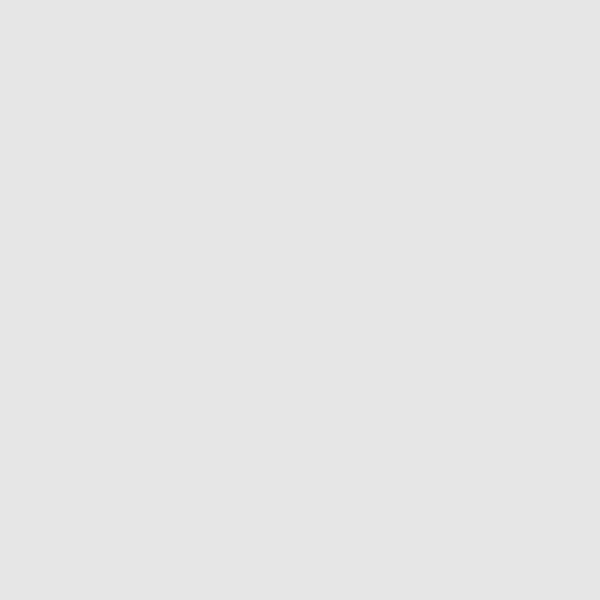
Frame 1 (no input)
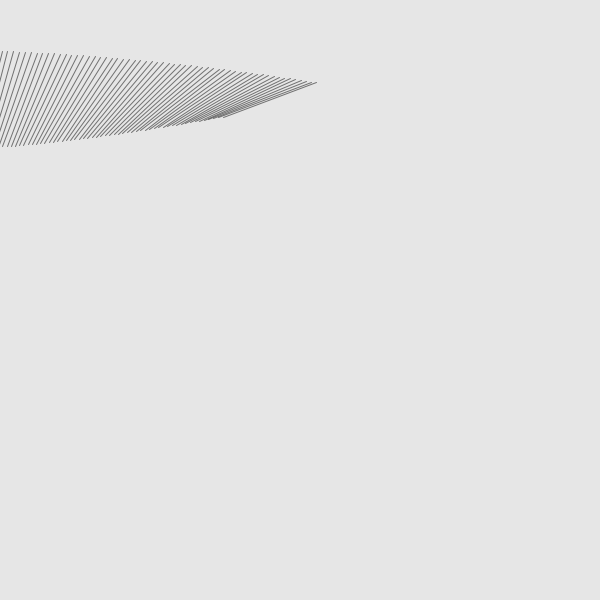
Frame 60 (the mouse pressed at the canvas centre just before this capture)
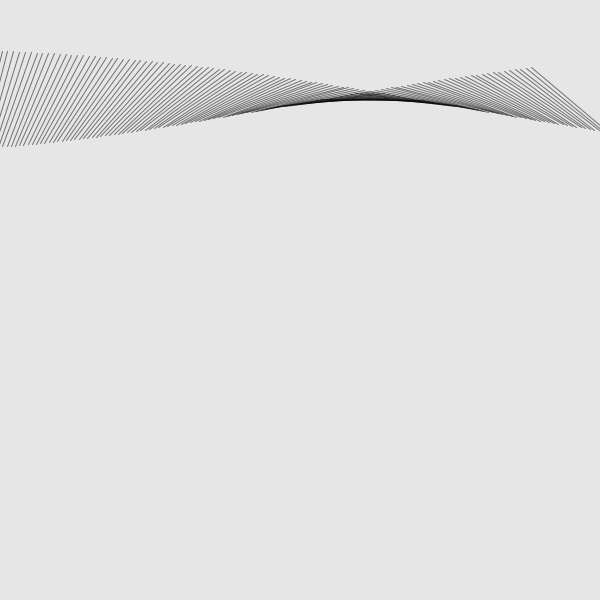
Frame 120 (the mouse held since frame 60 and released just before this capture)

The Processing sketch that drew these frames (run headless with seeded random() and noise(); from frame 60 on, the mouse is pressed at the canvas centre):

// Processing sketch: Week7_Midterm2
// ── Week7_Midterm2.pde
//your rectangle should rotate and move across the screen from left to right
//currently it only rotates in place 
//change the sketch so that it draws from left to right, then down; change either the translate function or the conditional to do this.


float x = -25; 
float y = 100;

void setup() {
  size(600, 600);
  background(230);
  rectMode(CENTER);
}

void draw() {
  pushMatrix();
  translate(x, y);
  x = x+5;
  rotate(radians(frameCount + y));
  stroke(0, 130);
  line(-50, 0, 50, 0);
  
  popMatrix();
  
 
  if(x > width){
  x = 0;
  y = y+100;
  
     //reset your x & y coordinates
  }
}
